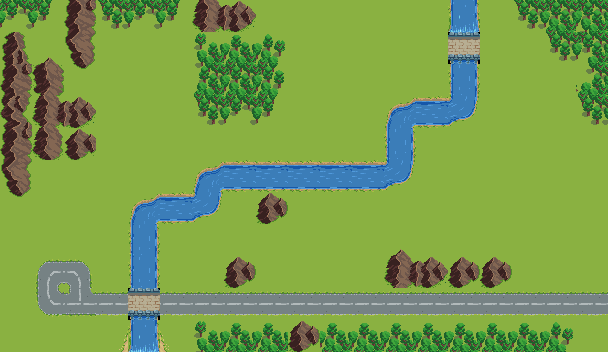

Tiled map render using the project's own tile images. Description and the whole map definition, tile-layer contents included, below:
An orthogonal 19x11 tile map with 32x32 px tiles, 2 tile layers (Terrain, Detail).

<map version="1.10" tiledversion="1.11.2" orientation="orthogonal" renderorder="right-down" width="19" height="11" tilewidth="32" tileheight="32" infinite="0" nextlayerid="4" nextobjectid="1">
 <tileset firstgid="1" source="Tiles_Fantasy_minimap_32x32.tsx" />
 <layer id="1" name="Terrain" width="19" height="11">
  <data encoding="csv">
1,1,60,1,1,1,77,78,1,1,1,1,1,1,85,1,1,1,1,
20,1,80,1,1,1,1,1,1,1,1,1,1,1,153,1,1,1,1,
60,37,100,1,1,1,1,1,1,1,1,1,1,1,103,1,1,1,1,
40,77,78,1,1,1,1,1,1,1,1,1,81,82,123,1,1,1,1,
60,97,58,1,1,1,1,1,1,1,1,1,103,1,1,1,1,1,1,
80,1,1,1,1,1,81,122,122,122,122,122,123,1,1,1,1,1,1,
1,1,1,1,81,82,123,1,79,1,1,1,1,1,1,1,1,1,1,
1,1,1,1,101,1,1,1,1,1,1,1,1,1,1,1,1,1,1,
1,13,15,1,101,1,1,79,1,1,1,1,77,78,79,79,1,1,1,
1,53,114,54,153,54,54,54,54,54,54,54,54,54,54,54,54,54,54,
1,1,1,202,85,206,1,1,1,79,1,1,1,1,1,1,1,1,1
</data>
 </layer>
 <layer id="3" name="Detail" width="19" height="11">
  <data encoding="csv">
48,49,0,47,48,49,0,0,0,0,0,0,0,0,0,0,47,28,12,
0,17,0,0,0,0,7,8,9,0,0,0,0,0,0,0,0,47,32,
0,0,100,0,0,0,27,28,29,0,0,0,0,0,0,0,0,1,52,
0,0,0,0,0,0,47,48,49,0,0,0,0,0,0,0,0,0,47,
0,0,0,0,0,0,0,0,0,0,0,0,0,0,0,0,0,0,0,
0,0,0,0,0,0,0,0,0,0,0,0,0,0,0,0,0,0,0,
100,0,0,0,0,0,0,0,0,0,0,0,0,0,0,0,0,0,1,
0,0,0,0,0,0,0,0,0,0,0,0,17,0,0,0,0,0,1,
0,0,0,0,0,0,0,0,0,0,0,0,0,0,0,0,0,0,0,
0,0,0,0,0,0,0,0,0,0,0,0,0,0,0,0,0,0,54,
0,0,0,0,0,0,7,8,8,0,8,8,8,8,8,8,8,9,1
</data>
 </layer>
</map>